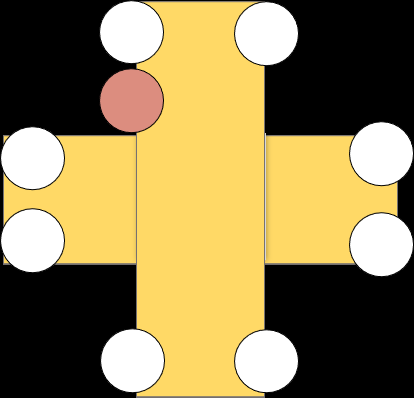
#> input picture multicodes/assets/reference/canonical_cross_clean.png, 414 x 398 px
$ python -i pipeline.py   (imports and definitions only)
#> lines starting #> are read from the running program, lines starting #| are printed output that depends on the picture; after the words box and inside, x2 and y2 are one past the last pixel; in counts of white or black regions, pixels touching at a corner belong together
import argparse
import base64
import html
import json
import re
import urllib.error
import urllib.request
import zipfile
from datetime import datetime
from pathlib import Path

import cv2
import numpy as np


QWEN_SYSTEM_PROMPT = """You are a strict visual classifier for four-bit
binary codes on cross-shaped DNA origami structures.

Each cross has horizontal and vertical arms. Up to nine designed sites can
bind streptavidin and appear as small white dots. An orange marker near the
upper-left side of the vertical arm defines the orientation.

Read the bits in this order:
1. Vertical arm, left side: top = 1, bottom = 0.
2. Vertical arm, right side: top = 1, bottom = 0.
3. Horizontal arm, upper side: right = 1, left = 0.
4. Horizontal arm, lower side: right = 1, left = 0.

Use the orange marker to determine orientation. Do not infer orientation from
an arbitrary image rotation.

Return one valid JSON object only, with no Markdown or explanation:
{"code":"1010","confidence":0.95,"reason":"brief explanation"}

The code must be a four-character binary string from 0000 to 1111."""


def imread_unicode(path):
    data = np.fromfile(str(path), dtype=np.uint8)
    return cv2.imdecode(data, cv2.IMREAD_COLOR)


# [28 lines left out: functions imwrite_unicode, image_to_data_url, resize_for_api, not called in this run]


def normalize_binary(gray):
    blur = cv2.GaussianBlur(gray, (5, 5), 0)
    _, binary = cv2.threshold(blur, 0, 255, cv2.THRESH_BINARY + cv2.THRESH_OTSU)
    if binary.mean() > 127:
        binary = cv2.bitwise_not(binary)
    binary = cv2.morphologyEx(binary, cv2.MORPH_CLOSE, np.ones((5, 5), np.uint8), iterations=2)
    binary = cv2.morphologyEx(binary, cv2.MORPH_OPEN, np.ones((3, 3), np.uint8), iterations=1)
    return binary


# [482 lines left out: functions expand_box, segment_by_erosion, segment_crosses, extract_json, extract_pptx_reference, build_reference_sheet and 3 more, not called in this run]


# [2 lines not run here, left out]

>>> import cv2
>>> picture = cv2.imread('../assets/reference/canonical_cross_clean.png', cv2.IMREAD_GRAYSCALE)
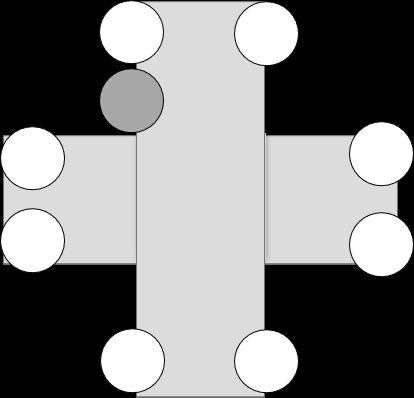
#> picture: shape (398, 414); min 0, max 255, mean 131.3
>>> result = normalize_binary(picture)
#> in normalize_binary, `blur = cv2.GaussianBlur(gray, (5, 5), 0)`:
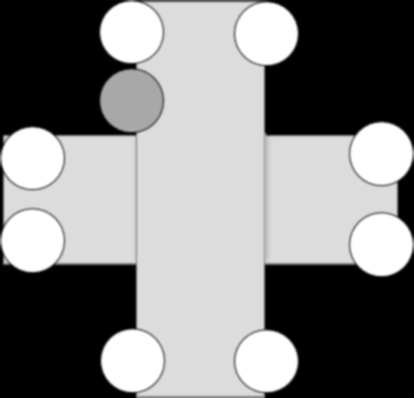
#> blur: shape (398, 414); min 0, max 255, mean 131.4
#> in normalize_binary, `_, binary = cv2.threshold(blur, 0, 255, cv2.THRESH_BINARY + cv2.THRESH..`:
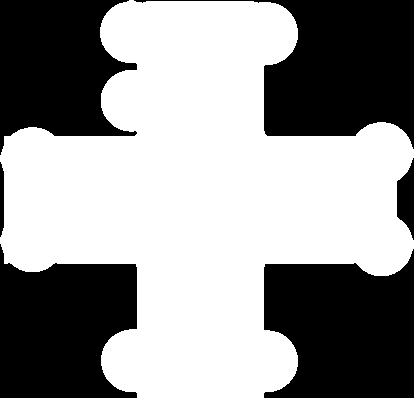
#> binary: shape (398, 414); 58.4% white; 6 black regions, box (x1, y1, x2, y2) and area: (134, 0, 414, 149) 18348, (264, 249, 414, 398) 18029, (0, 244, 137, 398) 16332, (0, 0, 137, 155) 14694, (397, 158, 414, 240) 909, (0, 162, 4, 237) 266
#> in normalize_binary, `binary = cv2.morphologyEx(binary, cv2.MORPH_CLOSE, np.ones((5, 5), np...`: binary: shape (398, 414); 41.6% white; 3 white regions, box (x1, y1, x2, y2) and area: (0, 0, 414, 398) 49668, (264, 249, 414, 398) 18029, (397, 158, 414, 240) 909
#> in normalize_binary, `binary = cv2.morphologyEx(binary, cv2.MORPH_OPEN, np.ones((3, 3), np.u..`: binary: shape (398, 414); 41.5% white; 7 white regions, largest, box (x1, y1, x2, y2) and area: (254, 0, 414, 147) 18214, (264, 251, 414, 398) 18025, (0, 247, 137, 398) 16331
